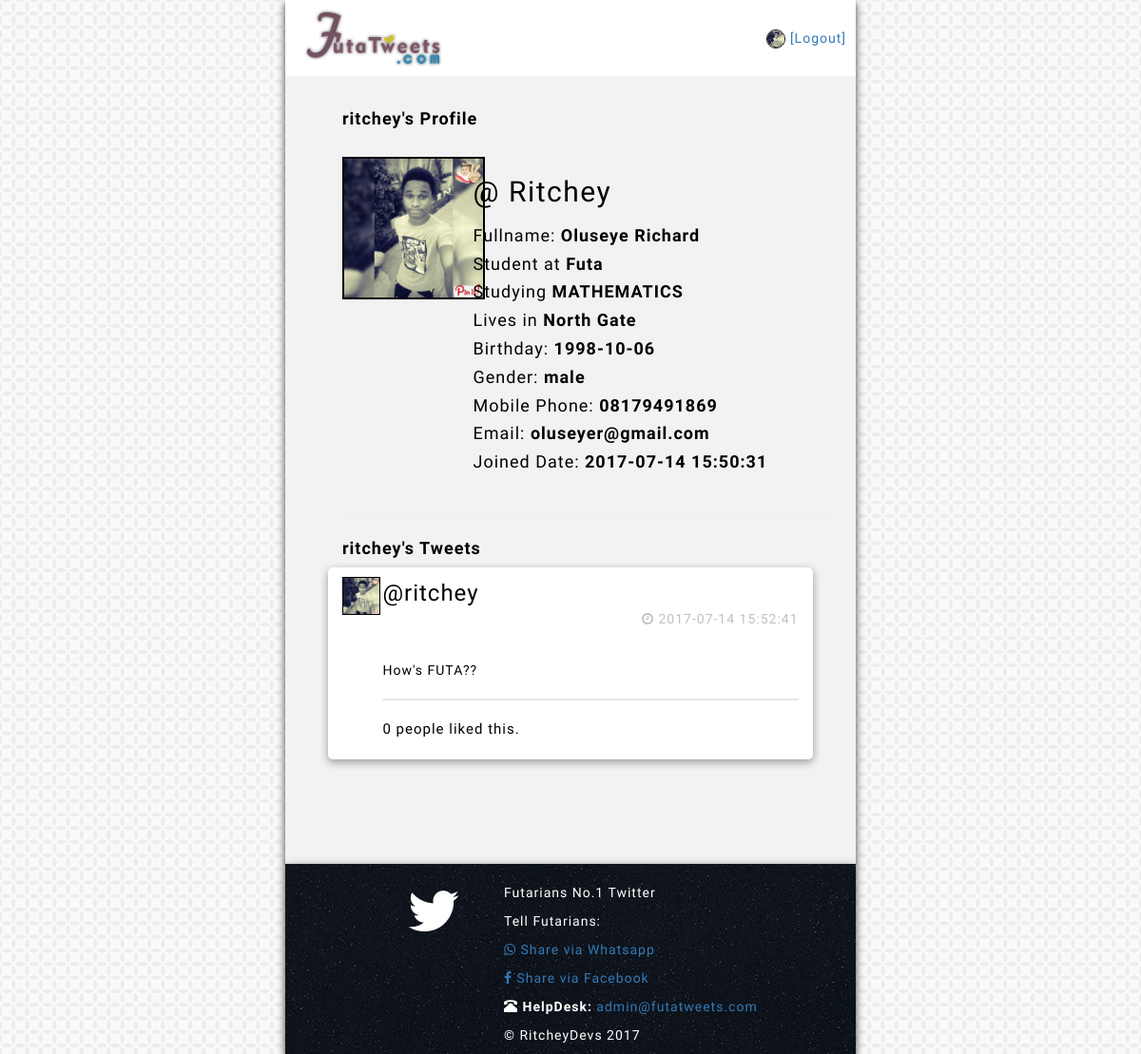
Screenshot of /viewuser.php?user=ritchey (signed in) with the database file from the repository.
### tables this page shows
CREATE TABLE `users` (
  `id` int(10) NOT NULL,
  `firstname` varchar(50) NOT NULL,
  `othernames` varchar(50) NOT NULL,
  `username` varchar(50) NOT NULL,
  `password` varchar(50) NOT NULL,
  `address` varchar(50) NOT NULL,
  `course` varchar(50) NOT NULL,
  `birthday` varchar(20) NOT NULL,
  `gender` varchar(10) NOT NULL,
  `phone` varchar(20) NOT NULL,
  `email` varchar(50) NOT NULL,
  `reg_date` timestamp NOT NULL DEFAULT CURRENT_TIMESTAMP,
  `profile_picture` varchar(100) DEFAULT NULL
);

CREATE TABLE `tweets` (
  `id` int(10) NOT NULL,
  `tweeter_name` varchar(20) NOT NULL,
  `tweeter_img` varchar(50) NOT NULL,
  `tweet_content` text NOT NULL,
  `tweet_likes` int(100) NOT NULL,
  `tweet_time` timestamp NOT NULL DEFAULT CURRENT_TIMESTAMP
);

### viewuser.php (the view, shortened to what this page needs)
<?php
require_once 'database/dbConfig.php';
$userToView = $_GET['user'];
$sql = "SELECT * FROM users WHERE username='$userToView'";
$result = $Conn->query($sql);
while($row = $result->fetch_assoc()){
    $username = $row['username'];
    $firstName = $row['firstname'];
    $otherNames = $row['othernames'];
    $address = $row['address'];
    $course = $row['course'];
    $birthday = $row['birthday'];
    $gender = $row['gender'];
    $phone = $row['phone'];
    $email = $row['email'];
    $reg_date = $row['reg_date'];
    $proPix = $row['profile_picture'];
}
?>
<!DOCTYPE html>
<html lang="en">
    <head>
        <link href="Bootstrap/css/bootstrap.min.css" rel="stylesheet">
        <link rel="stylesheet" href="https://cdnjs.cloudflare.com/ajax/libs/font-awesome/4.7.0/css/font-awesome.min.css">
        <link href="css/homepage.css" rel="stylesheet">
    </head>
    <body style="background-image: url(Img/vintage-leaves.png); background-repeat: repeat;">
        <div class="container-fluid">
            <div class="row">
                <div class="col-md-6 col-md-push-3 cusContainer" style="padding:0px;">
                    <div style="background-color:white;">
                        <a href="homepage.php"><img src="Img/futaTweets.png " width="145px " height="60px " alt="FutatweetsLogo" style="margin:10px 0px 10px 20px"></a>
                        <div style="float:right; margin-top:30px; margin-right:10px;">
                            <img src="<?php echo $proPix?>" width="20px" height="20px" alt="img" style="border:1px solid black; border-radius:10px;"> <a href="logout.php">[Logout]</a></div>
                    </div>
                    <div id="myProfile" class="mainContainer"><br>
                        <h4><b><?php echo $userToView?>'s Profile</b></h4><br>
                        <div class="row">
                            <div class="col-md-3">
                                <img src="<?php echo $proPix?>" width="150px" height="150px;" class="profilePix"><br>
                            </div>
                            <div class="col-md-9 profileInfo">
                                <h2 style="padding-bottom:10px;letter-spacing:1.5px;">@
                                    <?php echo $username?>
                                </h2>
                                <h4>Fullname: <b><?php echo $firstName." ".$otherNames?></b></h4>
                                <h4>Student at <b>Futa</b></h4>
                                <h4>Studying <b><?php echo $course?></b></h4>
                                <h4>Lives in <b><?php echo $address?></b></h4>
                                <h4>Birthday: <b><?php echo $birthday?></b></h4>
                                <h4>Gender: <b><?php echo $gender?></b></h4>
                                <h4>Mobile Phone: <b><?php echo $phone?></b></h4>
                                <h4>Email: <b><?php echo $email?></b></h4>
                                <h4>Joined Date: <b><?php echo $reg_date?></b></h4>
                            </div>
                        </div>
                        <br>
                        <hr>
                        <h4><b><?php echo $userToView?>'s Tweets</b></h4>
                        <?php
    require_once 'database/dbConfig.php';
                                 $myTweetsQuery = "SELECT * FROM tweets WHERE tweeter_name='$username' ORDER BY tweet_time DESC LIMIT 0, 50";
                                 $result = $Conn->query($myTweetsQuery);
                                 if ($result->num_rows > 0){
                                     while ($rows = $result->fetch_assoc()){
                                         echo "<div class='row eachTw'>
                            <div class='col-md-1 col-xs-2'>
                                <img src='".$rows['tweeter_img']."' style='border:1px solid black;' width='40px' height='40px'>
                            </div>
                            <div class='col-md-11 col-xs-10'>
                                    <span class='postHeader'>@".$rows['tweeter_name']."<br>
                                    <span style='font-size:14px; color:#bfbfbf; float:right'>".$rows['tweet_time']."</span>
                                </span> <i class='fa fa-clock-o ' style='padding-top:3px; color:#bfbfbf; float:right;'>&nbsp;</i>
                                <br><br>".$rows['tweet_content']."<br><br><center><div class='line'></div></center><br>
                                <p style='font-size:15px; '></a> ".$rows['tweet_likes']." people liked this.</p>
                            </div>
                        </div>";
                                     }
                                 } else{
                                     echo "<h4>$username haven't Tweeted anything yet...";
                                 }
                        ?>
                    </div>
                    <br><br><br><br>
                </div>
            </div>
        </div>
        <?php
        include 'footer.php';
        ?>
    </body>
</html>

### footer.php
<footer>
    <div class="container-fluid">
        <div class="row">
            <div class="col-md-6 col-md-push-3 footerBlock" style="padding:0px;">
                <div class="container-fluid" id="about">
                    <div class="row" style="background-image:url(Img/naturalblack.png)">
                        <div class="col-md-4 col-xs-2">
                            <i class="fa fa-twitter aboutIcon"></i>
                        </div>
                        <div class="col-md-8 col-xs-10" style="padding-left:30px;padding-bottom:0px;">
                            <br>
                            <p>Futarians No.1 Twitter</p>
                            <p>Tell Futarians:</p>
                            <p><a href="whatsapp://send?text=Guys... Check Out this new Website: Futatweets.com, My username is: <?php echo $_SESSION['username']?> !" data-action="share/whatsapp/share"><span class="fa fa-whatsapp"></span> Share via Whatsapp</a></p>
                            <p> <a href="http://www.facebook.com/sharer.php?u=http://Futatweets.comxa.com" target="_blank"><span class="fa fa-facebook"></span> Share via Facebook</a></p>
                            <p class="aboutInfo"><span class="glyphicon glyphicon-phone-alt"></span> <b>HelpDesk:</b> <a href="mailto:RitcheyDev@gmail.com">admin@futatweets.com</a></p>
                            <p>&copy; RitcheyDevs 2017</p>
                        </div>
                    </div>
                </div>
            </div>
        </div>
    </div>
</footer>

### css/homepage.css (style rules this page uses)
body { font-family: 'Asap'; letter-spacing: 1px; color: black; }
.cusContainer { padding-top: 10px; background-color: #f2f2f2; padding-bottom: 20px; box-shadow: 0 4px 8px 0 rgba(0, 0, 0, 0.6), 0 2px 10px 0 rgba(0, 0, 0, 0.19); }
.mainContainer { padding: 5px 20px 10px 60px; }
.eachTw { height: auto; width: 98%; margin-bottom: 20px; padding: 10px 0px 10px 0px; background-color: white; border-radius: 5px; box-shadow: 0 4px 8px 0 rgba(0, 0, 0, 0.2), 0 2px 10px 0 rgba(0, 0, 0, 0.19); }
.line { border: 1px groove #e6e6e6; height: auto; width: 100%; }
.postHeader { font-size: 24px; }
.profilePix { border: 2px solid black; background-color: white; }
.footerBlock { color: white; background-color: black; box-shadow: 0 4px 8px 0 rgba(0, 0, 0, 0.6), 0 2px 10px 0 rgba(0, 0, 0, 0.19); }
.aboutIcon { font-size: 60px; margin-right: 0px; float: right; margin-top: 20px; margin-bottom: 20px; }

### rows the page displays
users: profile_picture (picture), username "Ritchey", firstname "Oluseye", othernames "Richard", course "MATHEMATICS", address "North Gate", birthday "1998-10-06", gender "male", phone "08179491869", email "oluseyer@gmail.com", reg_date "2017-07-14 15:50:31"
tweets: tweeter_img (picture), tweeter_name "ritchey", tweet_time "2017-07-14 15:52:41", tweet_content "How's FUTA??", tweet_likes "0"

### other values shown
$userToView "ritchey"
